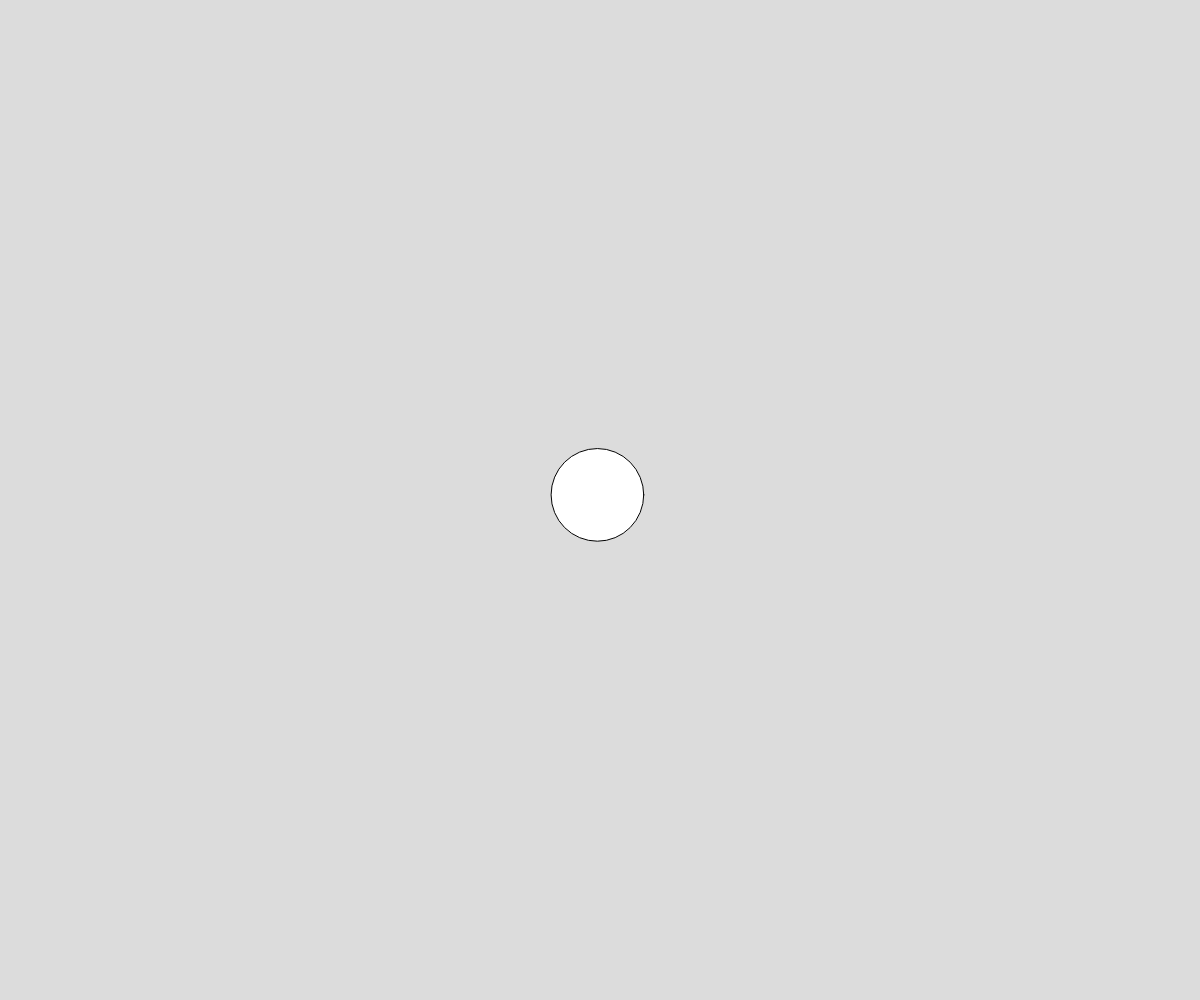
Frame 1 (no input)
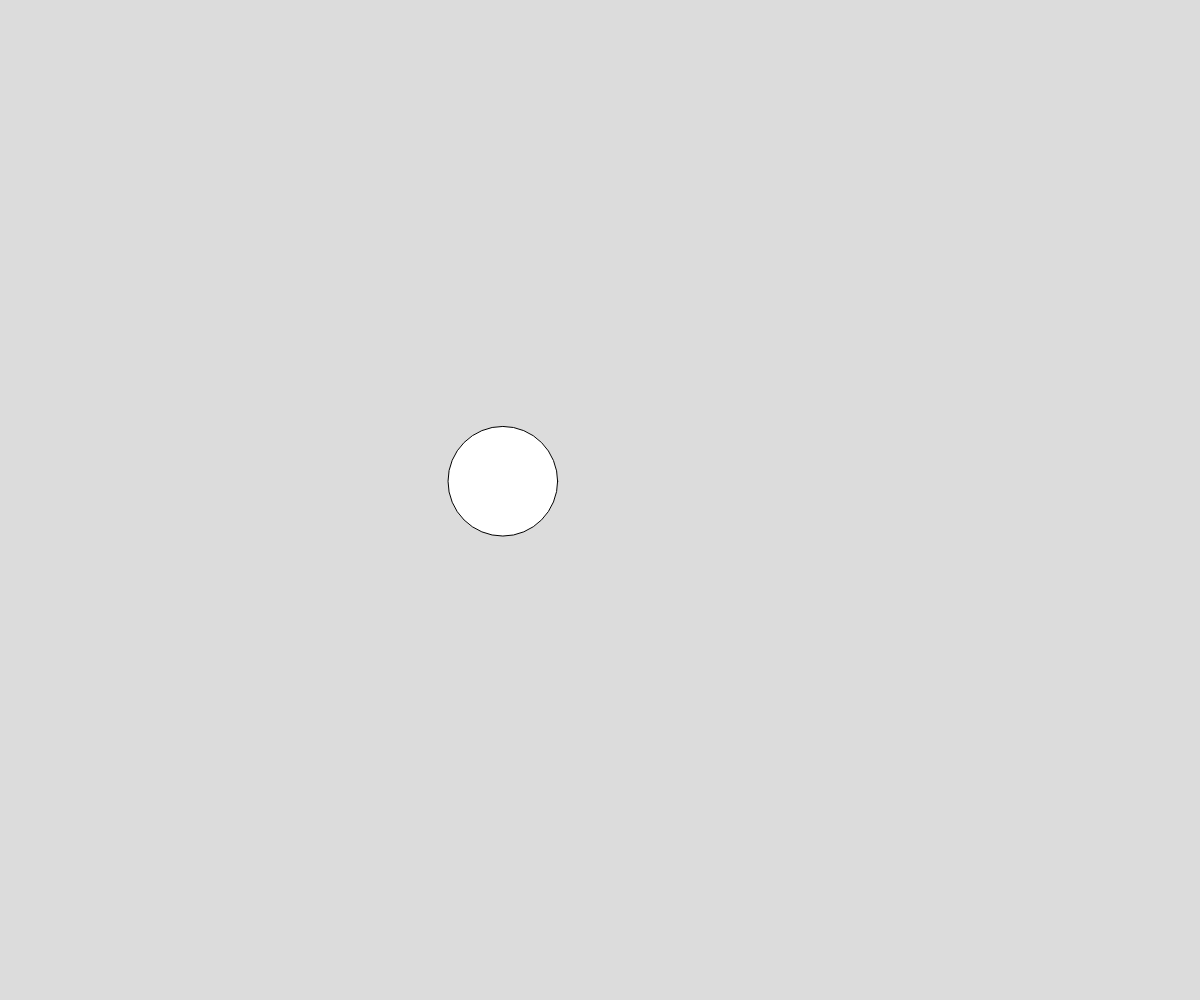
Frame 60 (no input)
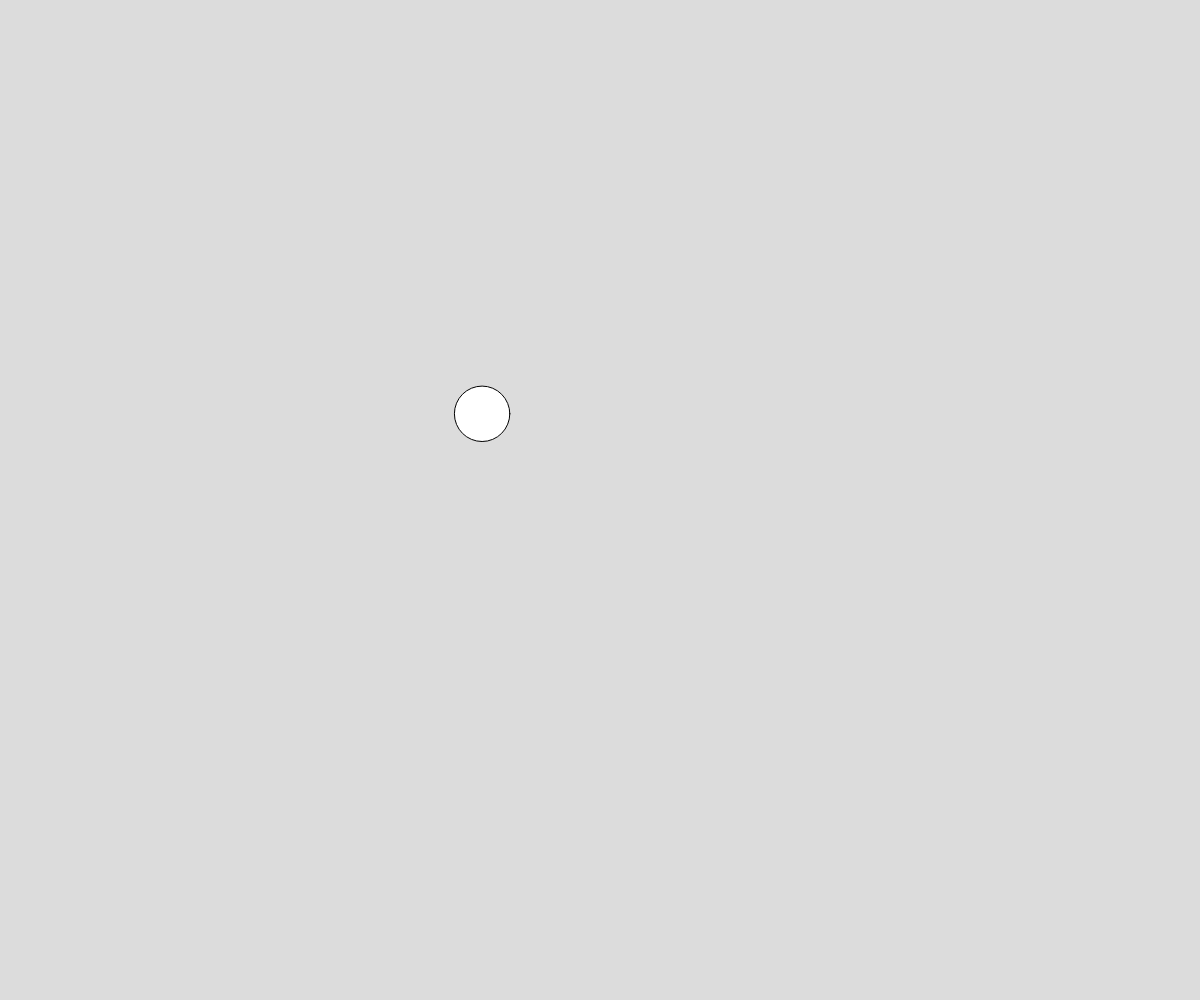
Frame 120 (the mouse pressed at the canvas centre since frame 60)

The p5.js sketch that drew these frames (run headless with seeded random() and noise() and a simulated clock; from frame 60 on, the mouse is pressed at the canvas centre):

// p5.js sketch
// ── sketch.js
// Perlin Noise Demo
// Your Name
// Date
//
// Extra for Experts:
// - describe what you did to take this project "above and beyond"

let x, y;
const MAX_CIRCLE_SIZE = 200;

let sizeTime = 10;
let dT = 0.02;

let perlinX = 5;
let perlinY = 100;
let movementdT = 0.1;

function setup() {
  createCanvas(windowWidth, windowHeight);
  x = width/2;
  y = height/2;
  size = 50;
}

function draw() {
  background(220);
  moveCirclePerlin();
  drawCircle();
}

function moveCirclePerlin(){
  let xSpeed = noise(perlinX);
  xSpeed = map(xSpeed, 0, 1, -10, 10);
  x += xSpeed;
  if (x < 0) x += width;
  else if (x > width) x -= width;
  perlinX += movementdT;

  let ySpeed = noise(perlinY);
  ySpeed = map(ySpeed, 0, 1, -10, 10);
  y += ySpeed;
  if (y < 0) y+=height;
  else if (y > height) y -= height;
  perlinY += movementdT;

}

function setSize(){
  size = random(10, MAX_CIRCLE_SIZE);
}

function setSizePerlin(){
  size = noise(sizeTime) * MAX_CIRCLE_SIZE;
  sizeTime += dT;
}

function drawCircle(){
  setSizePerlin();
  print(size);
  ellipseMode(CENTER);
  ellipse(x,y,size,size);
}
